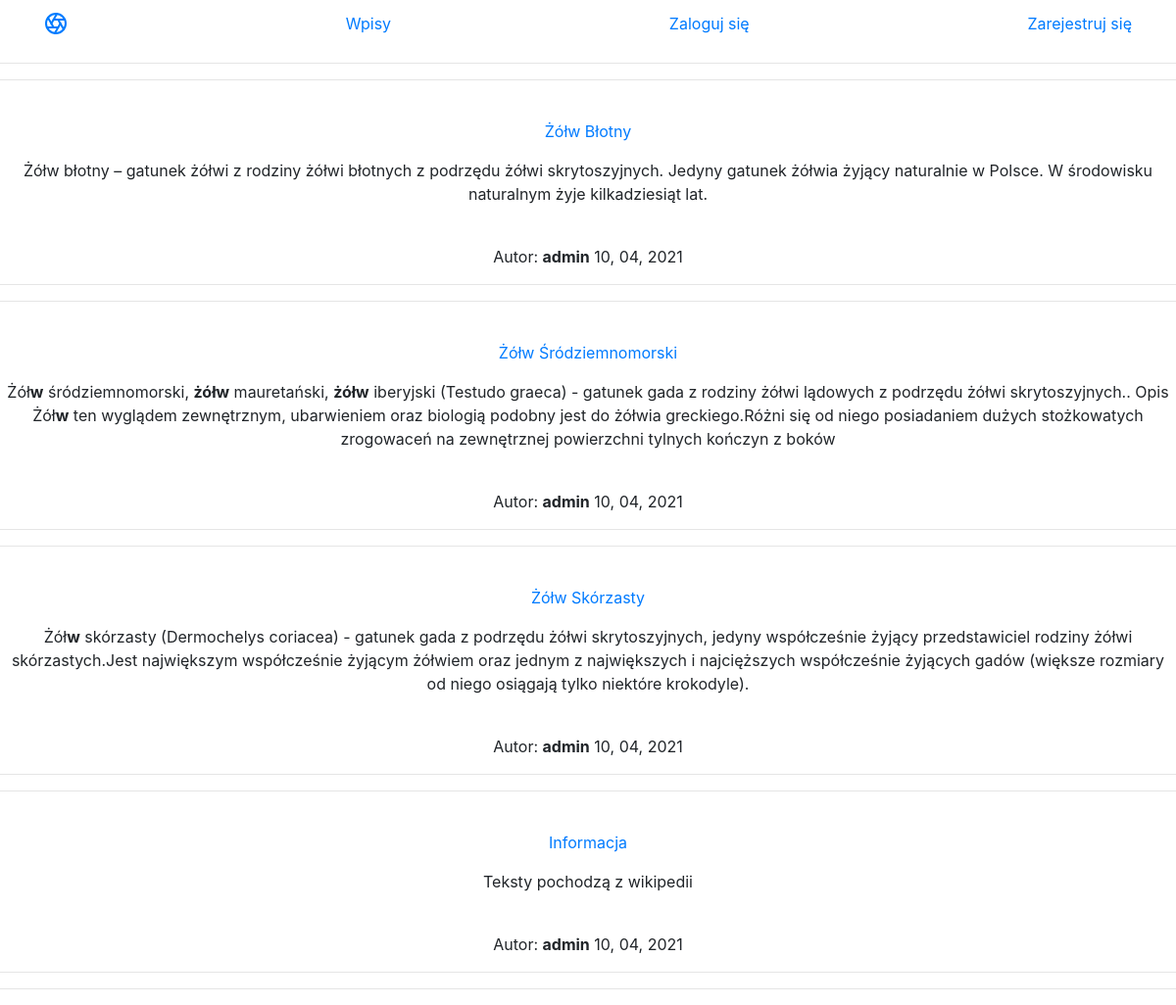
The page / on the database its author committed.
### app.py (models this page shows, shortened)
class BlogPost(db.Model):
    __tablename__ = "blog_posts"
    id = db.Column(db.Integer, primary_key=True)
    author_id = db.Column(db.Integer, db.ForeignKey("User.id"))
    author = db.relationship("User", back_populates="posts")
    title = db.Column(db.String(250), unique=True, nullable=False)
    date = db.Column(db.String(250), nullable=False)
    body = db.Column(db.Text, nullable=False)
    comments = db.relationship('Comment', back_populates="parent_post")

class User(UserMixin, db.Model):
    __tablename__ = "User"
    id = db.Column(db.Integer, primary_key=True)
    name = db.Column(db.String(250), nullable=False)
    password = db.Column(db.String(250), nullable=False)
    isadmin = db.Column(db.Boolean, default=False, nullable=False)
    posts = db.relationship("BlogPost", back_populates="author")
    comments = db.relationship('Comment', back_populates="comment_author")

### app.py (the view)
@app.route('/')
def get_all_posts():
    posts = BlogPost.query.all()
    return render_template("index.html", all_posts=posts, is_login=current_user.is_authenticated)

### templates/index.html (shortened to what this page needs)
{% extends "baza.html" %}
{% block content %}
<center>
<hr>
        {% for post in all_posts %}
<hr>
<br>
          <a href="{{ url_for('show_post', post_id=post.id) }}">
              {{post.title}}
          </a>
<br>
          <p>
            {{ post.body|safe }}
          </p>
          <br>
Autor: <b>{{post.author.name}}</b>
             {{post.date}}
        <hr>
        {% endfor %}
</center>
  <hr>
  {% endblock %}

### templates/baza.html (shortened to what this page needs)
<!doctype html>
<html lang="pl">
  <head>
    <link rel="stylesheet" href="https://maxcdn.bootstrapcdn.com/bootstrap/4.0.0/css/bootstrap.min.css">
  </head>
  <body>
    <nav class="site-header sticky-top py-1">
      <div class="container d-flex flex-column flex-md-row justify-content-between">
        <a class="py-2" href="/">
        </a>
        <a class="py-2 d-none d-md-inline-block" href={{url_for('get_all_posts')}}>Wpisy</a>
        {% if current_user.is_anonymous %}
        <a class="py-2 d-none d-md-inline-block" href={{url_for('login')}}>Zaloguj się</a>
        <a class="py-2 d-none d-md-inline-block" href={{url_for('register')}}>Zarejestruj się</a>
        {% endif %}
      </div>
    </nav>
            {% block content %} {% endblock %}
  </body>
</html>

### rows shown on the page
BlogPost: title "Żółw Błotny", body "Żółw błotny – gatunek żółwi z rodziny żółwi błotnych z podrzędu żółwi skrytoszyjnych. Jedyny gatunek żółwia żyjący naturalnie w Polsce. W środowisku naturalnym żyje kilkadziesiąt lat.", author.name "admin", date "10, 04, 2021"
BlogPost: title "Żółw Śródziemnomorski", body "Żół w śródziemnomorski, żółw mauretański, żółw iberyjski (Testudo graeca) - gatunek gada z rodziny żółwi lądowych z podrzędu żółwi skrytoszyjnych.. Opis Żół w ten wyglądem zewnętrznym, ubarwieniem oraz biologią podobny jest do żółwia greckiego.Różni się od niego posiadaniem dużych stożkowatych zrogowaceń na zewnętrznej powierzchni tylnych kończyn z boków", author.name "admin", date "10, 04, 2021"
BlogPost: title "Żółw Skórzasty", body "Żół w skórzasty (Dermochelys coriacea) - gatunek gada z podrzędu żółwi skrytoszyjnych, jedyny współcześnie żyjący przedstawiciel rodziny żółwi skórzastych.Jest największym współcześnie żyjącym żółwiem oraz jednym z największych i najcięższych współcześnie żyjących gadów (większe rozmiary od niego osiągają tylko niektóre krokodyle).", author.name "admin", date "10, 04, 2021"
BlogPost: title "Informacja", body "Teksty pochodzą z wikipedii", author.name "admin", date "10, 04, 2021"
